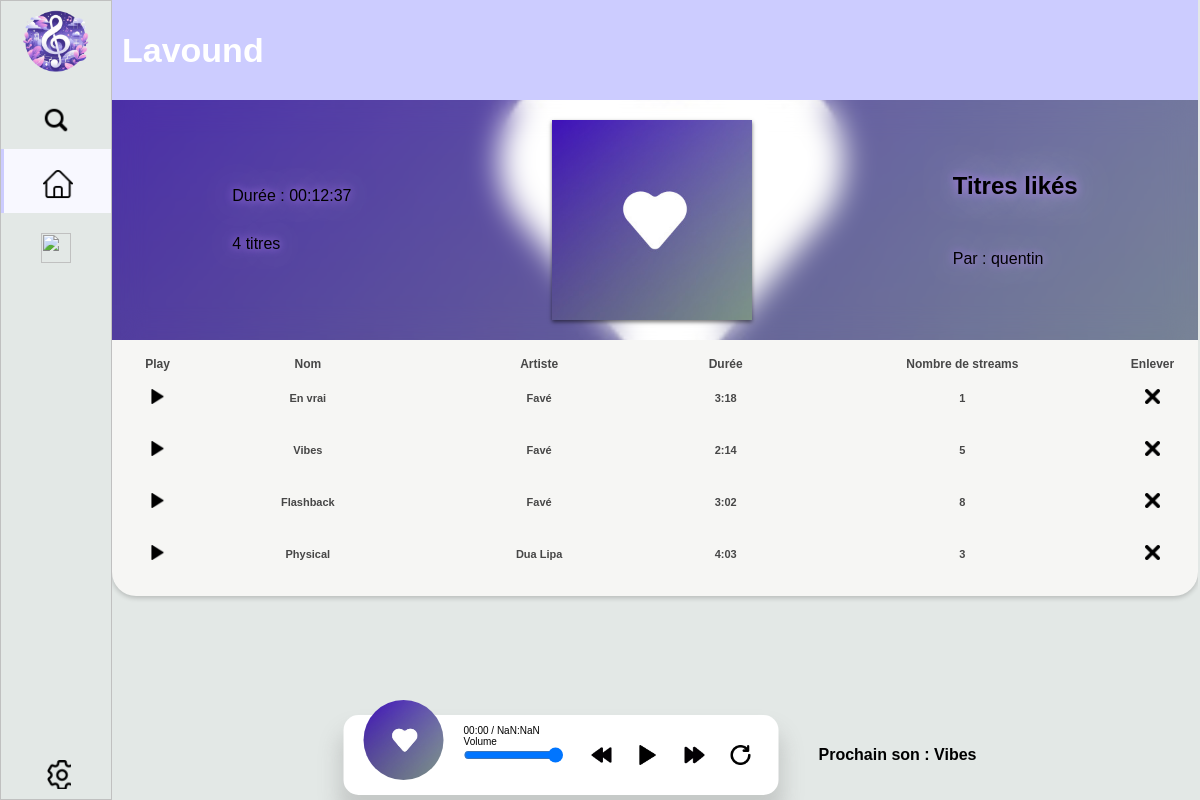
/?action=titres_likes (signed in), run on an earlier commit of the app's database.
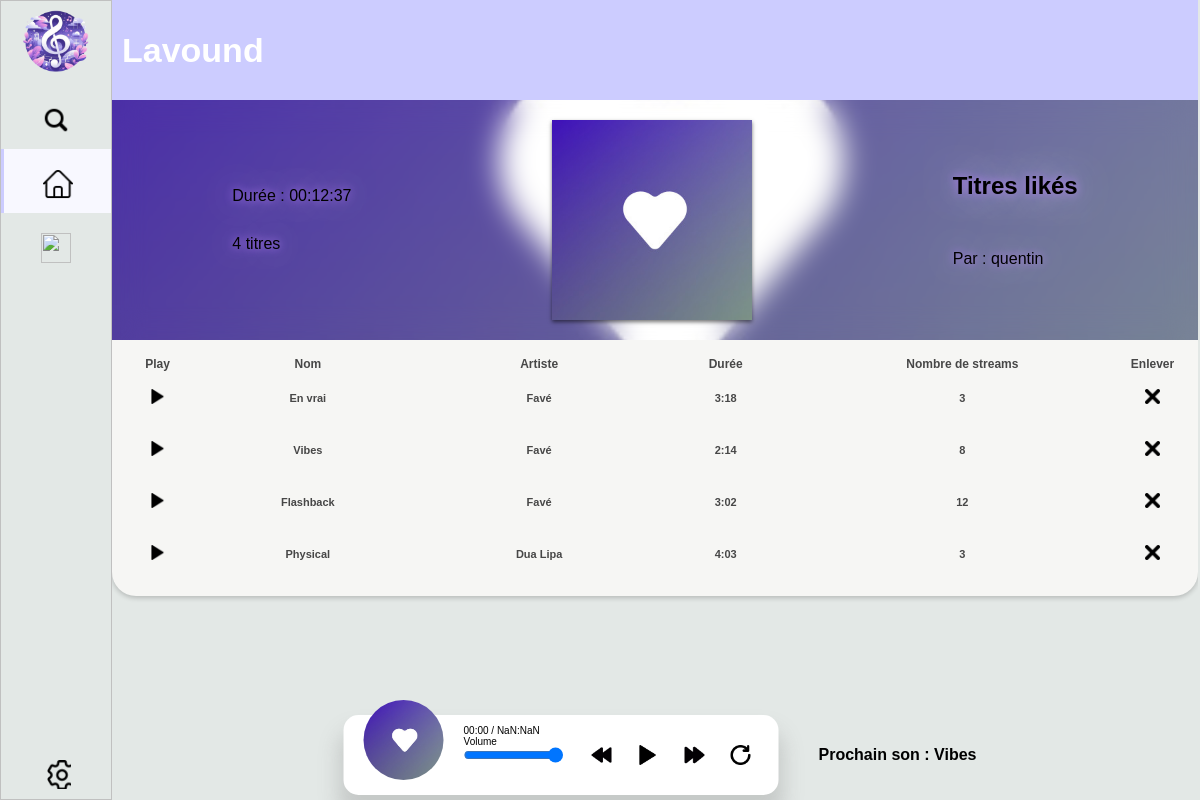
And on a later commit of the database.
### tables this page shows
CREATE TABLE LIKER (
        id_musique INT,
        id_utilisateur INT,
        PRIMARY KEY (id_musique, id_utilisateur),
        FOREIGN KEY (id_musique) REFERENCES MUSIQUE(id_musique),
        FOREIGN KEY (id_utilisateur) REFERENCES UTILISATEUR(id_utilisateur)
    );

CREATE TABLE MUSIQUE (
        id_musique INT PRIMARY KEY,
        nom_musique VARCHAR(255) NOT NULL,
        duree_musique TIME NOT NULL,
        son_musique VARCHAR(255) NOT NULL,
        nb_streams INT NOT NULL CHECK (nb_streams >= 0),
        id_album INT,
        FOREIGN KEY (id_album) REFERENCES ALBUM(id_album)
    );

### Classes/Modele/modele_bd/UtilisateurPDO.php (called while the page is built, shortened)
<?php
class UtilisateurPDO
{
    private $pdo;
    public function __construct(PDO $pdo)
    {
        $this->pdo = $pdo;
    }
    public function getUtilisateurByNomUtilisateur(string $nom_utilisateur): ?Utilisateur
    {
        $requete_utilisateur = <<<EOF
        select id_utilisateur, nom_utilisateur, mail_utilisateur, mdp, admin from UTILISATEUR where nom_utilisateur = :nom_utilisateur;
        EOF;
        try{
            $stmt = $this->pdo->prepare($requete_utilisateur);
            $stmt->bindParam("nom_utilisateur", $nom_utilisateur, PDO::PARAM_STR);
            $stmt->execute();
            $resultat = $stmt->fetch(PDO::FETCH_ASSOC);
            if ($resultat) {
                return new Utilisateur($resultat['id_utilisateur'], $resultat['nom_utilisateur'], $resultat['mail_utilisateur'], $resultat['mdp'], $resultat['admin']);
            } else {
                return null;
            }
        }
        catch (PDOException $e){
            var_dump($e->getMessage());
            return null;
        }
    }
}

### Classes/View/Template.php (called while the page is built, shortened)
<?php
final class Template
{
    private string $path;
    private string $layout;
    public function __construct(string $path)
    {
        $this->path = $path;
    }
    public function getPath(): string
    {
        return $this->path;
    }
    public function getLayout(): string
    {
        return $this->layout;
    }
    public function setLayout(string $layout): self
    {
        $this->layout = $layout;
        return $this;
    }
    public function compile(): string
    {
        require sprintf(
            '%s/%s.php',
            $this->getPath(),
            $this->getLayout()
        );
        return ob_get_clean();
    }
}

### Classes/Modele/modele_php/Utilisateur.php (called while the page is built, shortened)
<?php
class Utilisateur
{
    private $id_utilisateur;
    public function __construct(int $id_utilisateur, string $nom_utilisateur, string $mail_utilisateur, string $mdp, string $admin)
    {
        $this->id_utilisateur = $id_utilisateur;
    }
    public function getIdUtilisateur(): int
    {
        return $this->id_utilisateur;
    }
}

### Classes/Modele/modele_bd/LikerPDO.php (called while the page is built, shortened)
<?php
class LikerPDO
{
    private $pdo;
    public function __construct(PDO $pdo)
    {
        $this->pdo = $pdo;
    }
    public function getMusiqueByUtilisateur(int $id_utilisateur): array
    {
        $requete_id_musique = <<<EOF
        select id_musique, nom_musique, duree_musique, son_musique, nb_streams, id_album from LIKER natural join MUSIQUE where id_utilisateur = :id_utilisateur;
        EOF;
        try{
            $stmt = $this->pdo->prepare($requete_id_musique);
            $stmt->bindParam("id_utilisateur", $id_utilisateur, PDO::PARAM_INT);
            $stmt->execute();
            $les_id_musiques = $stmt->fetchAll(PDO::FETCH_ASSOC);
            $les_musiques = array();
            foreach ($les_id_musiques as $musique){
                array_push($les_musiques, new Musique($musique['id_musique'], $musique['nom_musique'], $musique['duree_musique'], $musique['son_musique'], $musique['nb_streams'], $musique['id_album']));
            }
            return $les_musiques;
        }
        catch (PDOException $e){
            var_dump($e->getMessage());
            return [];
        }
    }
}

### Classes/Modele/modele_php/Musique.php (called while the page is built, shortened)
<?php
class Musique
{
    private $id_musique;
    private $nom_musique;
    private $duree_musique;
    private $nb_streams;
    public function __construct(int $id_musique, string $nom_musique, string $duree_musique, string $son_musique, int $nb_streams, int $id_album)
    {
        $this->id_musique = $id_musique;
        $this->nom_musique = $nom_musique;
        $this->duree_musique = $duree_musique;
        $this->nb_streams = $nb_streams;
    }
    public function getIdMusique(): int
    {
        return $this->id_musique;
    }
    public function getNomMusique(): string
    {
        return $this->nom_musique;
    }
    public function getDureeMusique(): string
    {
        return $this->duree_musique;
    }
    public function getNbStreams(): int
    {
        return $this->nb_streams;
    }
}

### Classes/Modele/modele_bd/ArtistePDO.php (called while the page is built, shortened)
<?php
class ArtistePDO
{
    private $pdo;
    public function __construct(PDO $pdo)
    {
        $this->pdo = $pdo;
    }
    public function getArtisteByIdMusique(int $id_musique): ?Artiste
    {
        $requete_artiste = <<<EOF
        select id_artiste, nom_artiste, id_image from MUSIQUE natural join REALISER_PAR natural join ARTISTE where id_musique = :id_musique;
        EOF;
        try{
            $stmt = $this->pdo->prepare($requete_artiste);
            $stmt->bindParam("id_musique", $id_musique, PDO::PARAM_INT);
            $stmt->execute();
            $resultat = $stmt->fetch(PDO::FETCH_ASSOC);
            if ($resultat) {
                return new Artiste($resultat['id_artiste'], $resultat['nom_artiste'], $resultat['id_image']);
            } else {
                return null;
            }
        }
        catch (PDOException $e){
            var_dump($e->getMessage());
            return null;
        }
    }
}

### Classes/Modele/modele_php/Artiste.php (called while the page is built, shortened)
<?php
class Artiste
{
    private $nom_artiste;
    public function __construct(int $id_artiste, string $nom_artiste, int $id_image)
    {
        $this->nom_artiste = $nom_artiste;
    }
    public function getNomArtiste(): string
    {
        return $this->nom_artiste;
    }
}

### templates/titres_likes.php (the view, shortened to what the changed rows need)
<?php
$pdo = new PDO('sqlite:Data/sae_php.db');
$pdo->setAttribute(PDO::ATTR_ERRMODE, PDO::ERRMODE_EXCEPTION);
$likerPDO = new LikerPDO($pdo);
$utilisateurPDO = new UtilisateurPDO($pdo);
$artistePDO = new ArtistePDO($pdo);
$nom_utilisateur_connecte = "pas connecté";
if (isset($_SESSION["username"])) {
    $nom_utilisateur_connecte = $_SESSION["username"];
}
else{
    header('Location: ?action=connexion_inscription');
    exit();
}
$utilisateur_connecte = $utilisateurPDO->getUtilisateurByNomUtilisateur($nom_utilisateur_connecte);
$les_musiques_likes = $likerPDO->getMusiqueByUtilisateur($utilisateur_connecte->getIdUtilisateur());
?>
<!DOCTYPE html>
<html lang="fr">
<head>
    <link rel="stylesheet" href="../static/style/son.css">
    <link rel="stylesheet" href="../static/style/playlist.css">
</head>
<body ng-app="app">
	<section class='global-wrapper' ng-controller="ctrl">
		<main id="main">
        <header>
            <h2>Lavound</h2>
        </header>
        <div class="center-part">
            <div class="sticky">
                <div class="top">
                    <div class="art">
                        <h2 class="nomart">Titres likés</h2>
                    </div>
            </div>
            </div>
            <div class='main-table-container'>
                <div>
                  <table>
                    <tbody>
                        <tr>
                            <th>Play</th>
                            <th>Nom</th>
                            <th>Artiste</th>
                            <th>Durée</th>
                            <th>Nombre de streams</th>
                            <th>Enlever</th>
                        </tr>
                        <?php foreach($les_musiques_likes as $musique):
                        $artiste_musique = $artistePDO->getArtisteByIdMusique($musique->getIdMusique());
                        ?>
                            <tr>
                                <td class="first"><div class='icon-text'><button class="play"><img src="../static/images/play.png" alt="" width="15" height="15"></button></div></td>
                                <td><?php echo $musique->getNomMusique(); ?></td>
                                <td><?php echo $artiste_musique->getNomArtiste(); ?></td>
                                <td><?php echo $musique->getDureeMusique(); ?></td>
                                <td id="nbStreamsMusique-<?php echo $musique->getIdMusique(); ?>"><?php echo $musique->getNbStreams(); ?></td>
                                <td class="first"><div class='icon-text'><a href="/?action=supprimer_musique_likee&id_musique=<?php echo $musique->getIdMusique(); ?>&id_utilisateur=<?php echo $utilisateur_connecte->getIdUtilisateur(); ?>"><button class="play" ><img src="../static/images/croix.png" alt="" width="15" height="15"></button></a></div></td>
                            </tr>
                        <?php endforeach; ?>
                    </tbody>
                  </table>
                </div>
              </div>
		</main>
	</section>
</body>
</html>

What changed in the data, as far as the page shows it:
changed through a linked row, liker "En vrai": id_musique.nb_streams "1" → "3"
changed through a linked row, liker "Vibes": id_musique.nb_streams "5" → "8"
changed through a linked row, liker "Flashback": id_musique.nb_streams "8" → "12"
